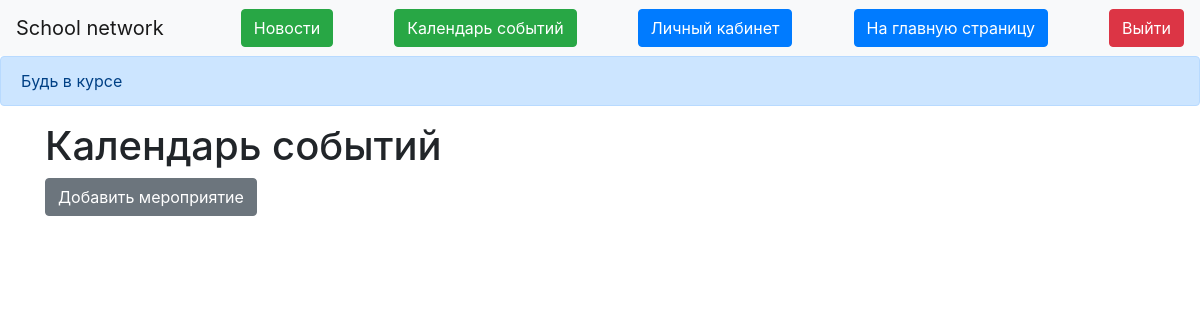
Before: /sob (signed in) with the older database file.
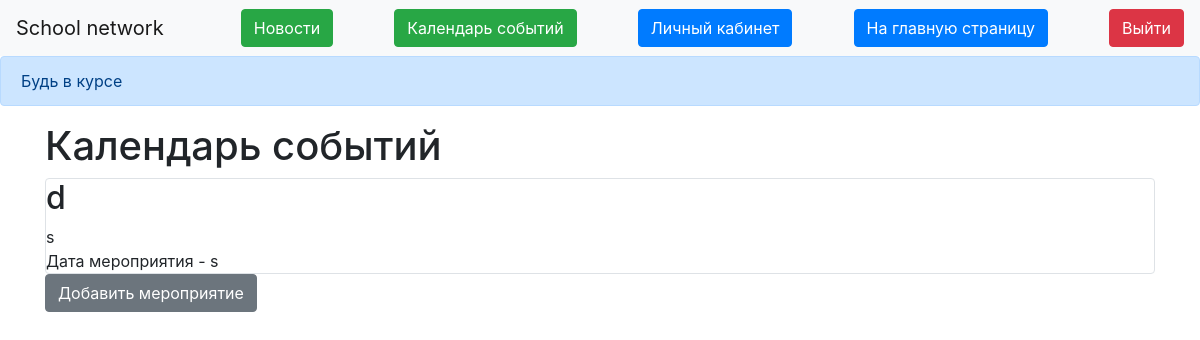
After: the same page with the newer database file.
### data/sob.py (models this page shows)
class Sob(SqlAlchemyBase):
    __tablename__ = 'sob'
    id = sqlalchemy.Column(sqlalchemy.Integer,
                           primary_key=True, autoincrement=True)
    title = sqlalchemy.Column(sqlalchemy.String, nullable=True)
    content = sqlalchemy.Column(sqlalchemy.String, nullable=True)
    date = sqlalchemy.Column(sqlalchemy.String, nullable=True)

### main.py (the view)
@app.route("/sob")
def indexsob():
    db_session.global_init("db/blogs.db")
    db_sess = db_session.create_session()
    sob = db_sess.query(Sob)
    return render_template("sob.html", sob=sob)

### data/db_session.py (called while the page is built, shortened)
def global_init(db_file):
    global __factory
    if __factory:
        return

def create_session() -> Session:
    global __factory
    return __factory()

### main.py (called while the page is built)
@login_manager.user_loader
def load_user(user_id):
    db_sess = db_session.create_session()
    return db_sess.query(User).get(user_id)

### templates/sob.html
{% extends "base.html" %}
{% block content %}
<h1>Календарь событий</h1>
{% for item in sob%}
<div class="col-md6 border rounded">
    <h2>{{item.title}}</h2>
    <div>
        {{item.content}}
    </div>
    <div>
        Дата мероприятия - {{item.date}}
    </div>
</div>
{% endfor %}
{% if current_user.is_authenticated%}
<a href="/sob_add" class="btn btn-secondary">Добавить мероприятие</a>
{% endif %}
{% endblock %}

Changed rows visible on the page:
added Sob: title "d", content "s", date "s"
